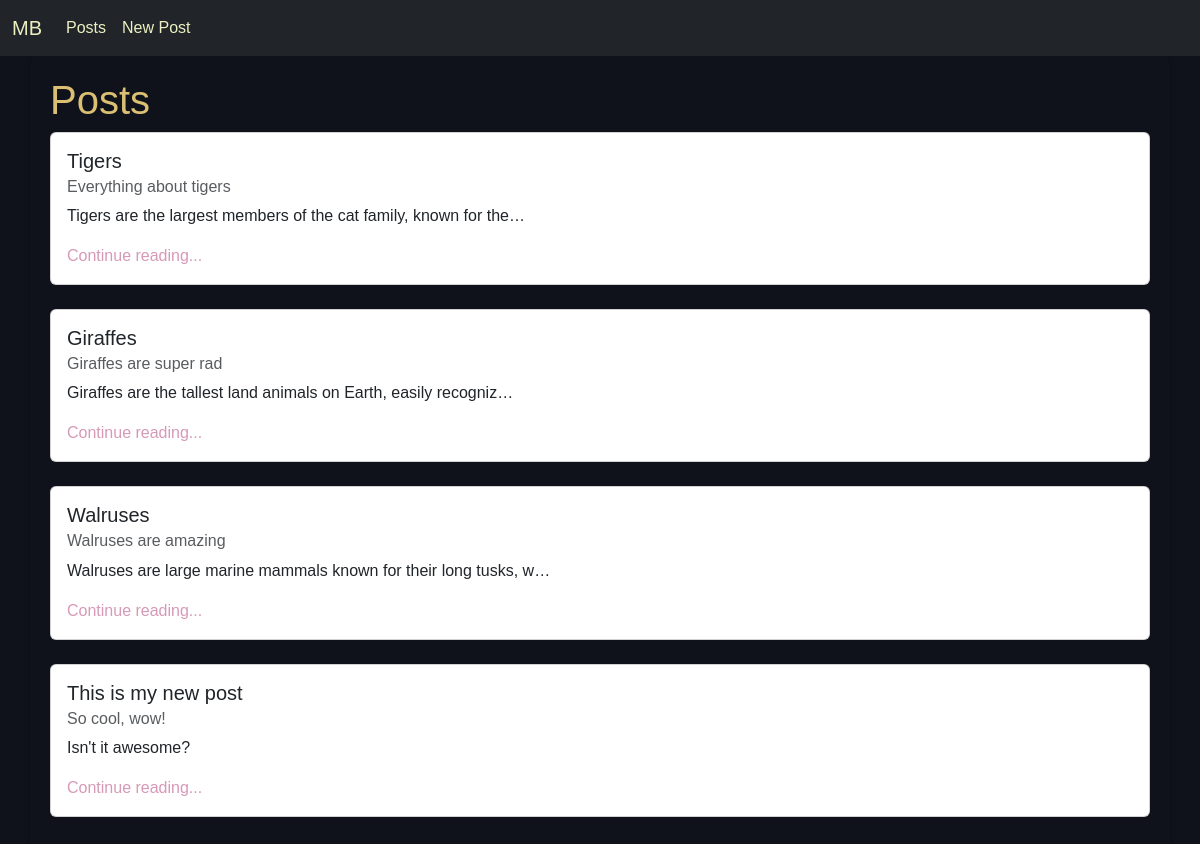
/posts/, run on the app's committed database.
### posts/models.py (models this page shows, shortened)
class Post(models.Model):                                       # inheritance
    title = models.CharField(max_length=128)                    # composition
    subtitle = models.CharField(max_length=256)                 # composition
    body = models.TextField()                                   # composition
    created_on = models.DateTimeField(auto_now_add=True)        # composition

### posts/views.py (the view)
# urls.py: path("", views.PostListView.as_view(), name="list"),
class PostListView(ListView):
    template_name = "posts/list.html"
    model = Post

### templates/posts/list.html (shortened to what this page needs)
{% extends 'base.html' %}
{% block content %}
<h1>Posts</h1>
{% for post in post_list %}
<div class="card">
    <div class="card-body">
        <h5 class="card-title">{{ post.title }}</h5>
        <h6 class="card-subtitle mb-2 text-body-secondary">{{ post.subtitle }}</h6>
        <p class="card-text">{{ post.body|truncatechars:64 }}</p>
        <a href="{% url 'detail' post.id %}" class="card-link">Continue reading...</a>
    </div>
</div>
<br />
{% endfor %}
{% endblock content %}

### templates/base.html (shortened to what this page needs)
{% load static %}
<!DOCTYPE html>
<html lang="en">
<head>
    <link
        href="https://cdn.jsdelivr.net/npm/bootstrap@5.3.3/dist/css/bootstrap.min.css"
        rel="stylesheet"
>
    <link href="{% static 'css/base.css' %}" rel="stylesheet">
</head>
<body>
    <nav class="navbar navbar-expand-lg bg-dark">
        <div class="container-fluid">
            <a class="navbar-brand" href="#">MB</a>
            <div class="collapse navbar-collapse" id="navbarNavAltMarkup">
            <div class="navbar-nav">
                <a class="nav-link" href="{% url 'list' %}">Posts</a>
                <a class="nav-link" href="{% url 'new' %}">New Post</a>
            </div>
            </div>
        </div>
    </nav>
    <div class="container">
        {% block content %}{% endblock content %}
    </div>
</body>
</html>

### static/css/base.css (style rules this page uses)
:root { --spaceduck-background: #0f111b; --spaceduck-foreground: #ecf0c1; --spaceduck-cyan: #5fb3b3; --spaceduck-green: #a7c080; --spaceduck-yellow: #dbc074; --spaceduck-orange: #e39b7b; --spaceduck-pink: #d699b6; --spaceduck-purple: #7fbbb3; --spaceduck-red: #e68183; }
body { background-color: var(--spaceduck-background); color: var(--spaceduck-foreground); font-family: 'Arial', sans-serif; }
.navbar { background-color: var(--spaceduck-purple); }
.navbar-brand, .nav-link { color: var(--spaceduck-foreground) !important; }
.container { background-color: var(--spaceduck-background); padding: 20px; border-radius: 8px; box-shadow: 0 4px 6px rgba(0, 0, 0, 0.2); }
h1, h2, h3, h4, h5, h6 { color: var(--spaceduck-yellow); }
a { color: var(--spaceduck-pink); text-decoration: none; }

### data on the page
Post: title "Tigers", subtitle "Everything about tigers", body "Tigers are the largest members of the cat family, known for the…"
Post: title "Giraffes", subtitle "Giraffes are super rad", body "Giraffes are the tallest land animals on Earth, easily recogniz…"
Post: title "Walruses", subtitle "Walruses are amazing", body "Walruses are large marine mammals known for their long tusks, w…"
Post: title "This is my new post", subtitle "So cool, wow!", body "Isn't it awesome?"
